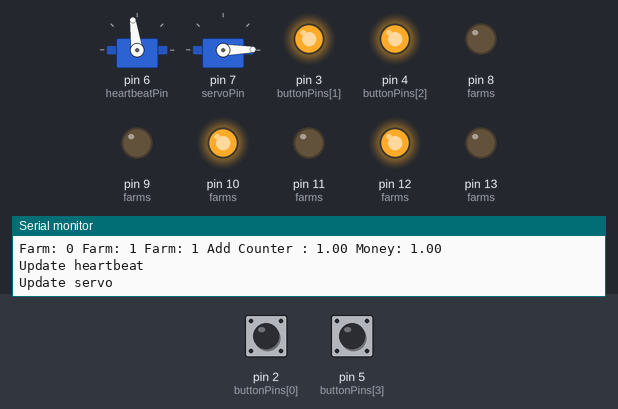
Bench run of a sketch on a simulated Arduino Uno, built with avr-gcc and run on an emulated ATmega328P. On the bench: 2 × servo, output pins drawn as LEDs (lit = HIGH), the last lines printed to the serial monitor. The test bench sets the inputs (shaded band); at power-on: pin 2 (buttonPins[0]) LOW, pin 5 (buttonPins[3]) LOW.

Above: at 1.2 s.
1.3 s: pin 2 (buttonPins[0]) pulled HIGH for 0.15 s
At 2.8 s:
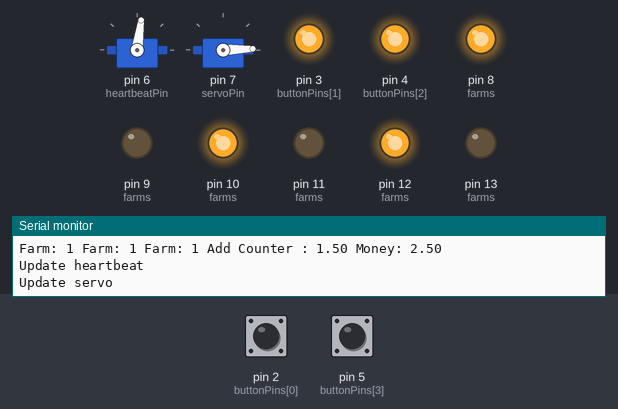
4.4 s: pin 2 (buttonPins[0]) pulled HIGH for 1 s
At 5.6 s:
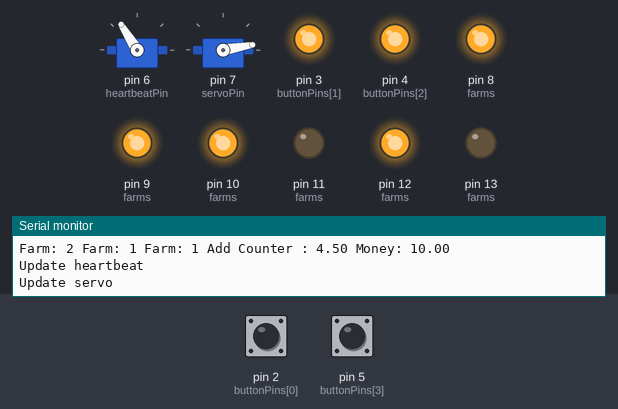
8.4 s: pin 2 (buttonPins[0]) pulled HIGH for 0.15 s
At 9.8 s:
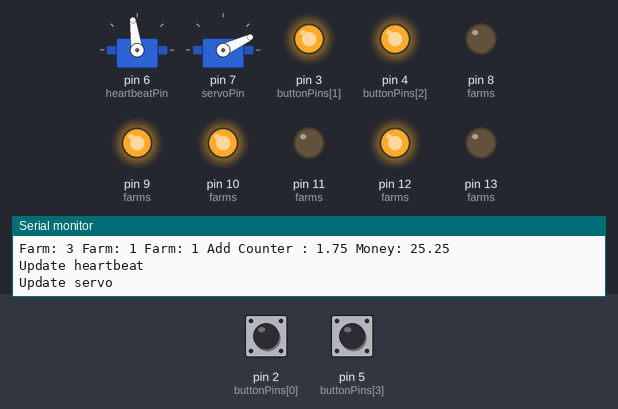
11.5 s: pin 5 (buttonPins[3]) pulled HIGH for 0.15 s
14.6 s: pin 5 (buttonPins[3]) pulled HIGH for 1 s
18.6 s: pin 2 (buttonPins[0]) driven HIGH
At 31.9 s:
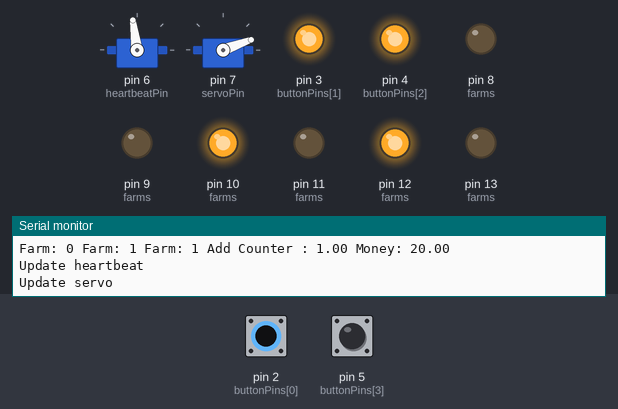
Timing chart, 0 to 33.6 s (numbered marks = the images above; inputs shaded):
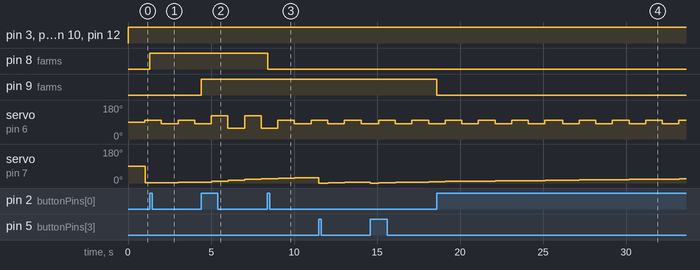

The sketch:

Seeds.ino
```cpp
#include <Servo.h>

// A struct that contains data on the different farm types
struct FarmType{
  float pay;
  int color[3];
};

// A struct for each of the farms, that includes an index to a specific farm type
struct Farm{
    int farmIndex;
    int pins[2];
};

int buttonPins[] = {2,3,4,5};
bool isPinHeld[] = {false, false, false, false};

// The different farm types
const FarmType empty = {0.0, {0, 0, 0}};
const FarmType carrot = {0.5, {255, 0, 0}};
const FarmType potato = {3.5, {255, 255, 0}};
const FarmType test1 = {0.75, {0, 255, 0}};
const FarmType farmTypes[] = {empty, carrot, potato, test1};

Farm farms[] = {{0, {8,9}},{0, {10, 11}}, {0, {12, 13}}};

Servo myservo;
Servo heartservo;

// Controls the heartbeat servo
const int heartbeatPin = 6;
//Controls the dial servo
const int servoPin = 7;
//controls the intensity of the heartbeat servo
int beatScalar = 8;

//The current accumulated currency
float moneyCounter = 0;

int oldTime = 0;
int currentTime = 0;

void setup() {
  Serial.begin(9600);

  pinMode(2, INPUT);
  pinMode(3, INPUT);
  pinMode(4, INPUT);

  // Attach the servo pins
  heartservo.attach(heartbeatPin);
  myservo.attach(servoPin);

  pinMode(13,   OUTPUT);
  pinMode(12, OUTPUT);
  pinMode(11,  OUTPUT);
  pinMode(10,  OUTPUT);
  pinMode(9,  OUTPUT);
  pinMode(8,  OUTPUT);
}

void loop() {
  for(int i=0; i<4; i++){

    //Checks if each button has been pressed
    if (digitalRead(buttonPins[i]) == HIGH) {

      // only trigger for the first loop if the button is being held down. Stops farms from cycling on each loop update.
      if(!isPinHeld[i]){
        Serial.print("Pin is high");
        Serial.println(i);
        if(buttonPins[i] == 5){
          spendMoney();
        }
        else{
          updateFarm(i);
        }

        // If the button is being held down then update this and prevent it from being triggered again
        isPinHeld[i] = true;
      }
    }

    // If no button is being held down
    else{
      isPinHeld[i] = false;
    }
    // Update the lights based on the farms current farmType color
    updateLights();
  }

  // Update the money being accumulated from the farmTypes
  updateMoney();
}

// If the spend button is pressed remove 45 from moneyCounter
void spendMoney(){
  moneyCounter -= 45;
  moneyCounter = max(moneyCounter, 0);

  updateServo();
}

// Add 1 to the farm index to change which farm is being used
void updateFarm(int farmToChange){
  Serial.println("Updating farm");
  farms[farmToChange].farmIndex += 1;
  farms[farmToChange].farmIndex = farms[farmToChange].farmIndex % 4;

}

// Update the lights based on each farms currently selected farmType
void updateLights(){
  for(int i=0; i<4; i++){
      Farm curr = farms[i];

      int currentGreen = farmTypes[curr.farmIndex].color[0];
      int currentRed = farmTypes[curr.farmIndex].color[1];

      analogWrite(farms[i].pins[0], currentGreen);
      analogWrite(farms[i].pins[1], currentRed);
  }
}

void updateMoney(){
  // Sets the time since update money was last fully run
  currentTime += millis() - oldTime;
  oldTime = millis();

  // Update the currency every 1000ms otherwise return
  if(currentTime < 1000){
    return;
  }

  currentTime = 0;

  // Used to increase the weight of the heartbeat servo
  float addCounter = 0;
  for(int i=0; i<3; i++){
    addCounter += farmTypes[farms[i].farmIndex].pay;
    Serial.print("Farm: ");
    Serial.print(farms[i].farmIndex);
    Serial.print(" ");
  }

  // Update the moneyCounter with the new currency
  moneyCounter += addCounter;
  moneyCounter = min(moneyCounter, 180);

  Serial.print("Add Counter : ");
  Serial.print(addCounter);

  Serial.print(" Money: ");
  Serial.println(moneyCounter);

  // Update both the heartbeat and the dial servo
  heartBeat(addCounter);
  updateServo();
}

void updateServo(){
  Serial.println("Update servo");
  myservo.write((int)moneyCounter);
  //delay(10);

}

void heartBeat(int weight){
  Serial.println("Update heartbeat");

  // Swing the heartbeat servo stronger based on the weight
  heartservo.write(90 + (weight * beatScalar));
  beatScalar *= -1;

  //delay(10);
}
```

Measured:
- after the input at 1.3 s, pin 8 (farms): LOW → HIGH at once
- after the input at 4.4 s, pin 9 (farms): LOW → HIGH at once
- after the input at 8.4 s, pin 8 (farms): HIGH → LOW at once
- after the input at 18.6 s, pin 9 (farms): HIGH → LOW at once
- by itself, servo on pin 6 (heartbeatPin): alternates 98° for 1.0 s and 82° for 1.0 s
